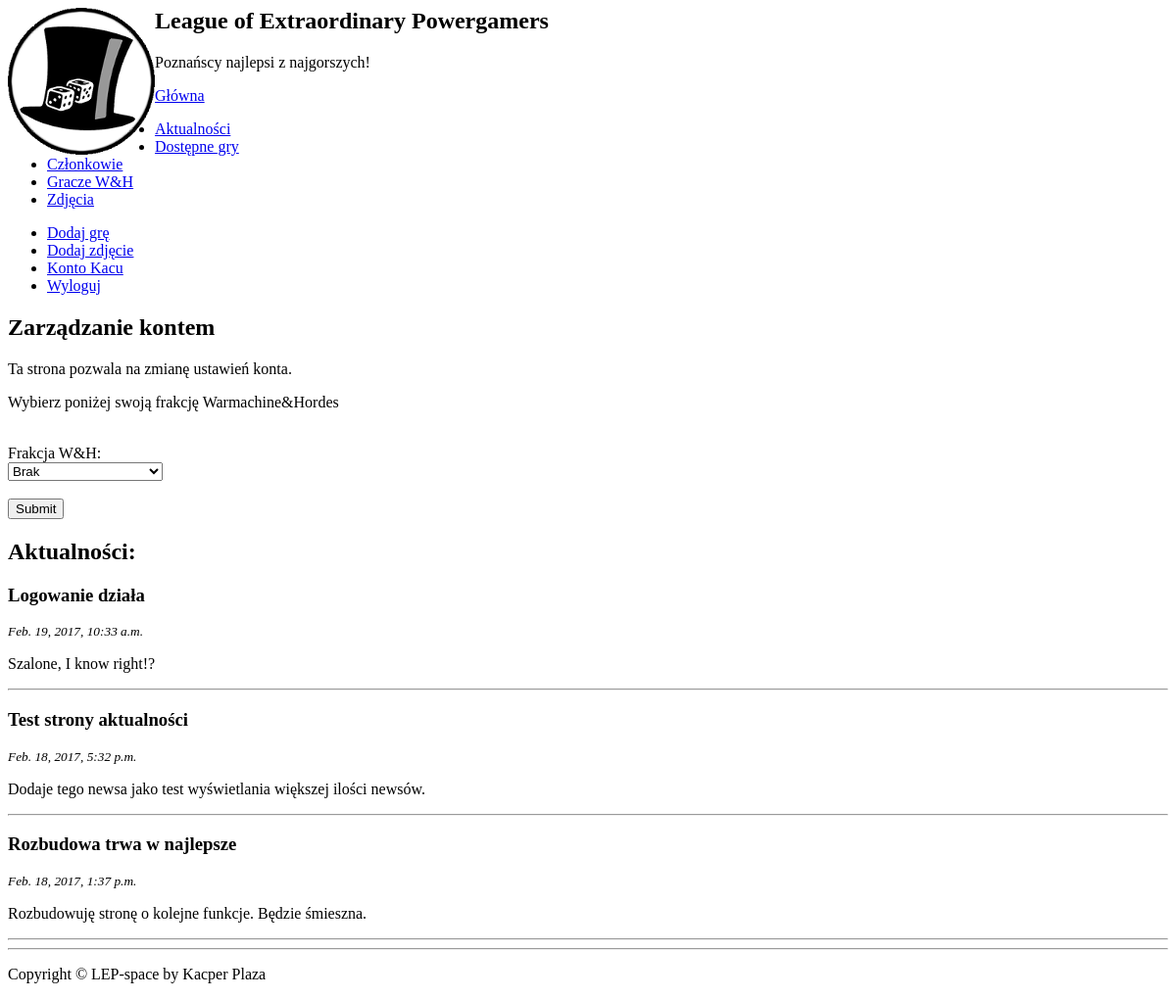
The app's page /account/ (signed in) with its own data.
### lep/models.py (models this page shows, shortened)
class News(models.Model):
    class Meta:
        verbose_name = 'news'
        verbose_name_plural = 'news'
    title = models.CharField('title', max_length=255)
    text = models.TextField('text')
    author = models.ForeignKey(User, related_name='news', verbose_name='author')
    created = models.DateTimeField('created', auto_now_add=True)

### lep/views.py (the view, shortened to what this page needs)
# urls.py: url(r'^account/', lep_views.account, name='account'),
@login_required
def account(request):
    news_list = News.objects.order_by('-created').all()[:3]
    template = loader.get_template("account.html")
    context = {
        'news_list': news_list,
    }
    return HttpResponse(template.render(context,request))

### lep/templates/account.html (shortened to what this page needs)
{% extends 'base.html' %}
{% load i18n %}
{% load staticfiles %}
{% load bootstrap3 %}
{% load bootstrap_themes %}
{% block bootstrap3_page_content %}
<div class="container-fluid">
  <div class="row-fluid">
    <div class="col-sm-6">
      <h2>Zarządzanie kontem</h2>
      <p>Ta strona pozwala na zmianę ustawień konta.</p>
      <p>Wybierz poniżej swoją frakcję Warmachine&Hordes</p>
<form action="." method="post">
  <br>
  Frakcja W&H:<br>
 <select name="faction">
  <option value="Brak">Brak</option>
</select>
  <br><br>
  <input type="submit" value="Submit">
</form>
    </div>
    <div class="col-sm-6">
      <h2>Aktualności:</h2>
            {% for news in news_list %}
              <h3>{{news.title}}</h3>
                <p><small><i>{{news.created}}</i></small></p>
              <p>{{news.text}}</p>
                              <hr>
            {% endfor %}
    </div>
  </div>
</div>
{% endblock %}

### lep/templates/base.html (shortened to what this page needs)
{% load i18n %}
{% load staticfiles %}
{% load bootstrap3 %}
{% load bootstrap_themes %}
{% block bootstrap3_extra_head_2 %}
<link href="{% static 'style.css' %}" rel="stylesheet"/>
<link href="{% static 'bootstrap-social.css' %}" rel="stylesheet"/>
<div class="jumbotron text-left">
        <img src="{% static "lep.png" %}"  style="float:left" />
  <h2><b>League of Extraordinary Powergamers</b></h2>
  <p>Poznańscy najlepsi z najgorszych!</p>
</div>
<nav class="navbar navbar-default">
    <div class="container-fluid">
        <div class="navbar-header">
            <a class="navbar-brand" href="/index/">Główna</a>
        </div>
        <div class="collapse navbar-collapse" id="bs-example-navbar-collapse-1">
          <ul class="nav navbar-nav navbar-left">
              <li><a href="/news/">Aktualności</a></li>
              <li><a href="/available_games/">Dostępne gry</a></li>
              <li><a href="/members/">Członkowie</a></li>
              <li><a href="/warmachine_players">Gracze W&H</a></li>
              <li><a href="/photos">Zdjęcia</a></li>
              </ul>
          <ul class="nav navbar-nav navbar-right">
              {% if user.is_authenticated %}
              <li><a href="/add_game/">Dodaj grę</a></li>
              <li><a href="/add_photo/">Dodaj zdjęcie</a></li>
              <li><a href="/account/">Konto {{user.username}}</a></li>
              <li><a href="/accounts/logout">Wyloguj</a></li>
              {% else %}
              <li><a href="/accounts/login">Zaloguj</a></li>
              {% endif %}
            </ul>
        </div>
    </div>
</nav>
{% endblock %}
{% block bootstrap3_page_content %}
{% endblock %}
{% block bootstrap3_page_footer %}
    <div class="container-fluid">
        <hr>
        <footer>
            <div class="row">
                <div class="col-lg-6">
                    <p>Copyright &copy; LEP-space by Kacper Plaza</p>
                </div>
            </div>
        </footer>
    </div>
{% endblock %}

### lep/static/style.css (style rules this page uses)
.text-left { border-color: #000000; margin: 0 0 0 0; }
.navbar-default { margin: 0 0 0 0; }

### records on screen
News: title "Logowanie działa", created "Feb. 19, 2017, 10:33 a.m.", text "Szalone, I know right!?"
News: title "Test strony aktualności", created "Feb. 18, 2017, 5:32 p.m.", text "Dodaje tego newsa jako test wyświetlania większej ilości newsów."
News: title "Rozbudowa trwa w najlepsze", created "Feb. 18, 2017, 1:37 p.m.", text "Rozbudowuję stronę o kolejne funkcje. Będzie śmieszna."

### other values on screen
{{ user.username }} "Kacu"
